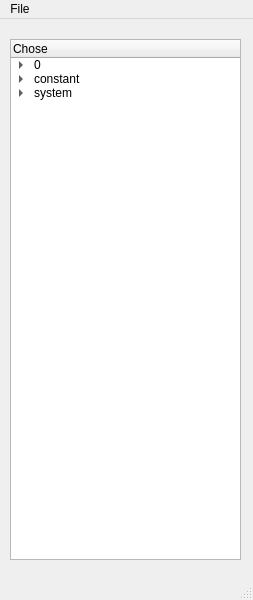
<?xml version="1.0" encoding="UTF-8"?>
<ui version="4.0">
 <class>MainWindow</class>
 <widget class="QMainWindow" name="MainWindow">
  <property name="geometry">
   <rect>
    <x>0</x>
    <y>0</y>
    <width>253</width>
    <height>600</height>
   </rect>
  </property>
  <property name="windowTitle">
   <string>PreProcess</string>
  </property>
  <widget class="QWidget" name="centralwidget">
   <widget class="QTreeWidget" name="treeWidget">
    <property name="geometry">
     <rect>
      <x>10</x>
      <y>20</y>
      <width>231</width>
      <height>521</height>
     </rect>
    </property>
    <column>
     <property name="text">
      <string>Chose</string>
     </property>
    </column>
    <item>
     <property name="text">
      <string>0</string>
     </property>
     <item>
      <property name="text">
       <string>alpha.water</string>
      </property>
     </item>
     <item>
      <property name="text">
       <string>p_rgh</string>
      </property>
     </item>
     <item>
      <property name="text">
       <string>U</string>
      </property>
     </item>
    </item>
    <item>
     <property name="text">
      <string>constant</string>
     </property>
     <item>
      <property name="text">
       <string>transportProperties</string>
      </property>
     </item>
    </item>
    <item>
     <property name="text">
      <string>system</string>
     </property>
     <item>
      <property name="text">
       <string>controlDict</string>
      </property>
     </item>
    </item>
   </widget>
  </widget>
  <widget class="QMenuBar" name="menubar">
   <property name="geometry">
    <rect>
     <x>0</x>
     <y>0</y>
     <width>253</width>
     <height>28</height>
    </rect>
   </property>
   <widget class="QMenu" name="menuOpen">
    <property name="title">
     <string>File</string>
    </property>
    <addaction name="actionOpen"/>
   </widget>
   <addaction name="menuOpen"/>
  </widget>
  <widget class="QStatusBar" name="statusbar"/>
  <action name="actionOpen">
   <property name="text">
    <string>Open</string>
   </property>
  </action>
 </widget>
 <resources/>
 <connections/>
</ui>
